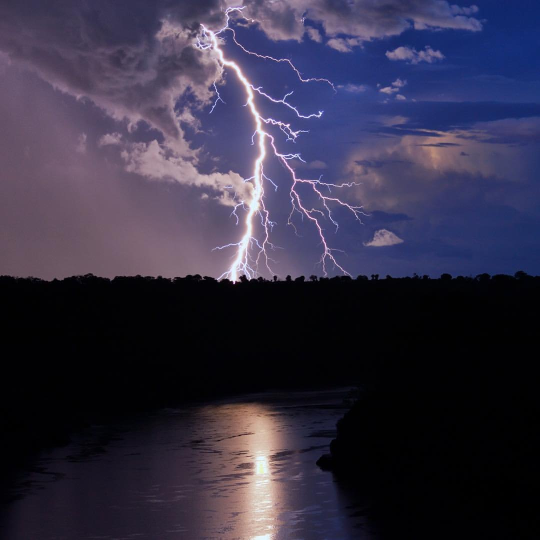
#> input picture ChangeColor/raad.jpg, 1080 x 1080 px (shown at 1/2 size)
$ jupyter execute OpenCV.ipynb
#> lines starting #> are read from the running program, lines starting #| are printed output that depends on the picture
### In this code I extracted the thunder from the rest of the image and changed the color of image to blue

[cell 1]
# import libraries
import cv2
import numpy as np

[cell 2]
# read the image with
img = cv2.imread('raad.jpg')
#> img is the input picture: shape (1080, 1080, 3); mean B, G, R 70.2, 48.9, 53.4

[cell 3]
# resize the image
size = (img.shape[0]//2 , img.shape[1]//2)
#> size = (540, 540)
res = cv2.resize(img,size)
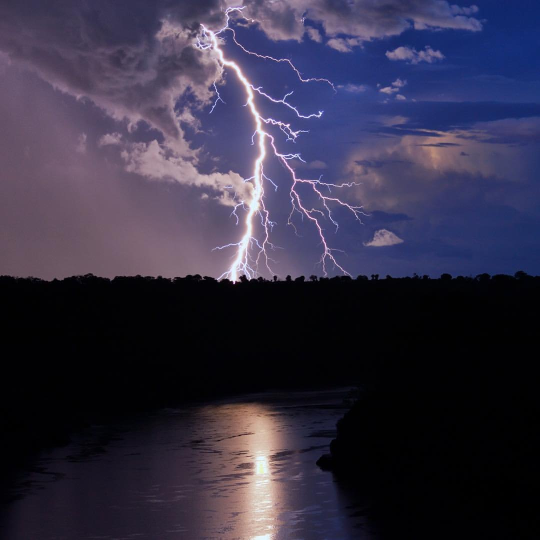
#> res: shape (540, 540, 3); mean B, G, R 70.3, 49, 53.5

[cell 4]
# threshold with value of 255
# with this threshold we extract the thunder from the rest of image
ret,img2 = cv2.threshold(res,210,255,cv2.THRESH_BINARY)
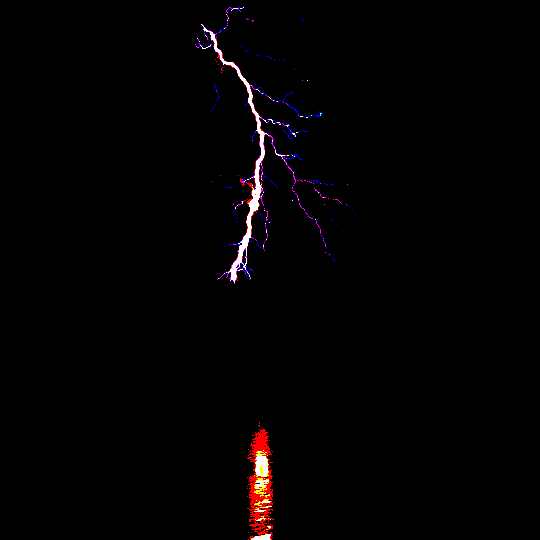
#> img2: shape (540, 540, 3); mean B, G, R 2.4, 1.8, 3.4
ret,img3 = cv2.threshold(res,210,255,cv2.THRESH_BINARY)

[cell 5]
# extracting the red part of thunder
img2[:,:,0] = 0
img2[:,:,1] = 0
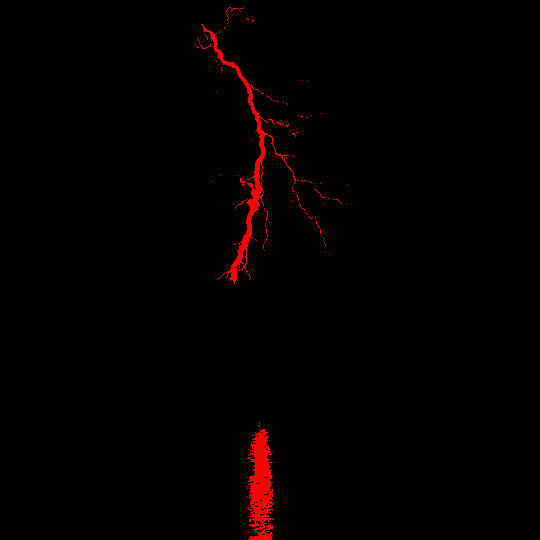
#> img2: shape (540, 540, 3); mean B, G, R 0, 0, 3.4

[cell 6]
# mixing these parts with giving weights to them
dst = np.uint8(70*img2 + 1*res + 70*img3)
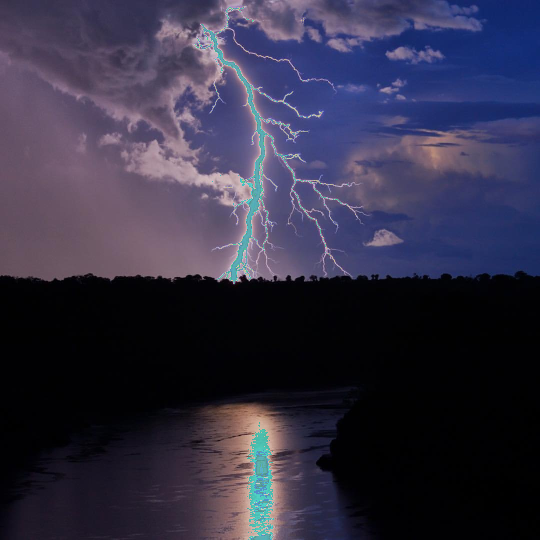
#> dst: shape (540, 540, 3); mean B, G, R 69.7, 48.5, 51.6

[cell 7]
# showing the result
cv2.imshow("raad", dst)
cv2.waitKey(0)
cv2.destroyAllWindows()

[cell 8]
# saving the result
cv2.imwrite('raadafter.jpg',dst)
#> Out = True
